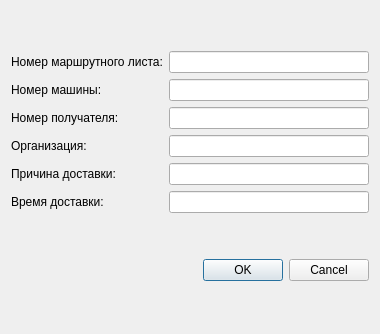
<?xml version="1.0" encoding="UTF-8"?>
<ui version="4.0">
 <class>AddEntryRouteSheet</class>
 <widget class="QDialog" name="AddEntryRouteSheet">
  <property name="geometry">
   <rect>
    <x>0</x>
    <y>0</y>
    <width>380</width>
    <height>334</height>
   </rect>
  </property>
  <property name="windowTitle">
   <string>Dialog</string>
  </property>
  <layout class="QVBoxLayout" name="verticalLayout">
   <item>
    <layout class="QGridLayout" name="gridLayout">
     <item row="2" column="0">
      <widget class="QLabel" name="label_3">
       <property name="text">
        <string>Номер получателя:</string>
       </property>
      </widget>
     </item>
     <item row="1" column="1">
      <widget class="QLineEdit" name="idVehicleEdit"/>
     </item>
     <item row="1" column="0">
      <widget class="QLabel" name="label_2">
       <property name="text">
        <string>Номер машины:</string>
       </property>
      </widget>
     </item>
     <item row="3" column="1">
      <widget class="QLineEdit" name="organisationEdit"/>
     </item>
     <item row="3" column="0">
      <widget class="QLabel" name="label_4">
       <property name="text">
        <string>Организация:</string>
       </property>
      </widget>
     </item>
     <item row="4" column="0">
      <widget class="QLabel" name="label_5">
       <property name="text">
        <string>Причина доставки:</string>
       </property>
      </widget>
     </item>
     <item row="0" column="0">
      <widget class="QLabel" name="label">
       <property name="text">
        <string>Номер маршрутного листа:</string>
       </property>
      </widget>
     </item>
     <item row="2" column="1">
      <widget class="QLineEdit" name="idDestinationEdit"/>
     </item>
     <item row="4" column="1">
      <widget class="QLineEdit" name="reasonEdit"/>
     </item>
     <item row="0" column="1">
      <widget class="QLineEdit" name="idRouteSheetEdit"/>
     </item>
     <item row="5" column="1">
      <widget class="QLineEdit" name="timeStampEdit"/>
     </item>
     <item row="5" column="0">
      <widget class="QLabel" name="label_6">
       <property name="text">
        <string>Время доставки:</string>
       </property>
      </widget>
     </item>
    </layout>
   </item>
   <item>
    <widget class="QDialogButtonBox" name="buttonBox">
     <property name="orientation">
      <enum>Qt::Horizontal</enum>
     </property>
     <property name="standardButtons">
      <set>QDialogButtonBox::Cancel|QDialogButtonBox::Ok</set>
     </property>
    </widget>
   </item>
  </layout>
 </widget>
 <resources/>
 <connections>
  <connection>
   <sender>buttonBox</sender>
   <signal>accepted()</signal>
   <receiver>AddEntryRouteSheet</receiver>
   <slot>accept()</slot>
   <hints>
    <hint type="sourcelabel">
     <x>248</x>
     <y>254</y>
    </hint>
    <hint type="destinationlabel">
     <x>157</x>
     <y>274</y>
    </hint>
   </hints>
  </connection>
  <connection>
   <sender>buttonBox</sender>
   <signal>rejected()</signal>
   <receiver>AddEntryRouteSheet</receiver>
   <slot>reject()</slot>
   <hints>
    <hint type="sourcelabel">
     <x>316</x>
     <y>260</y>
    </hint>
    <hint type="destinationlabel">
     <x>286</x>
     <y>274</y>
    </hint>
   </hints>
  </connection>
 </connections>
</ui>
